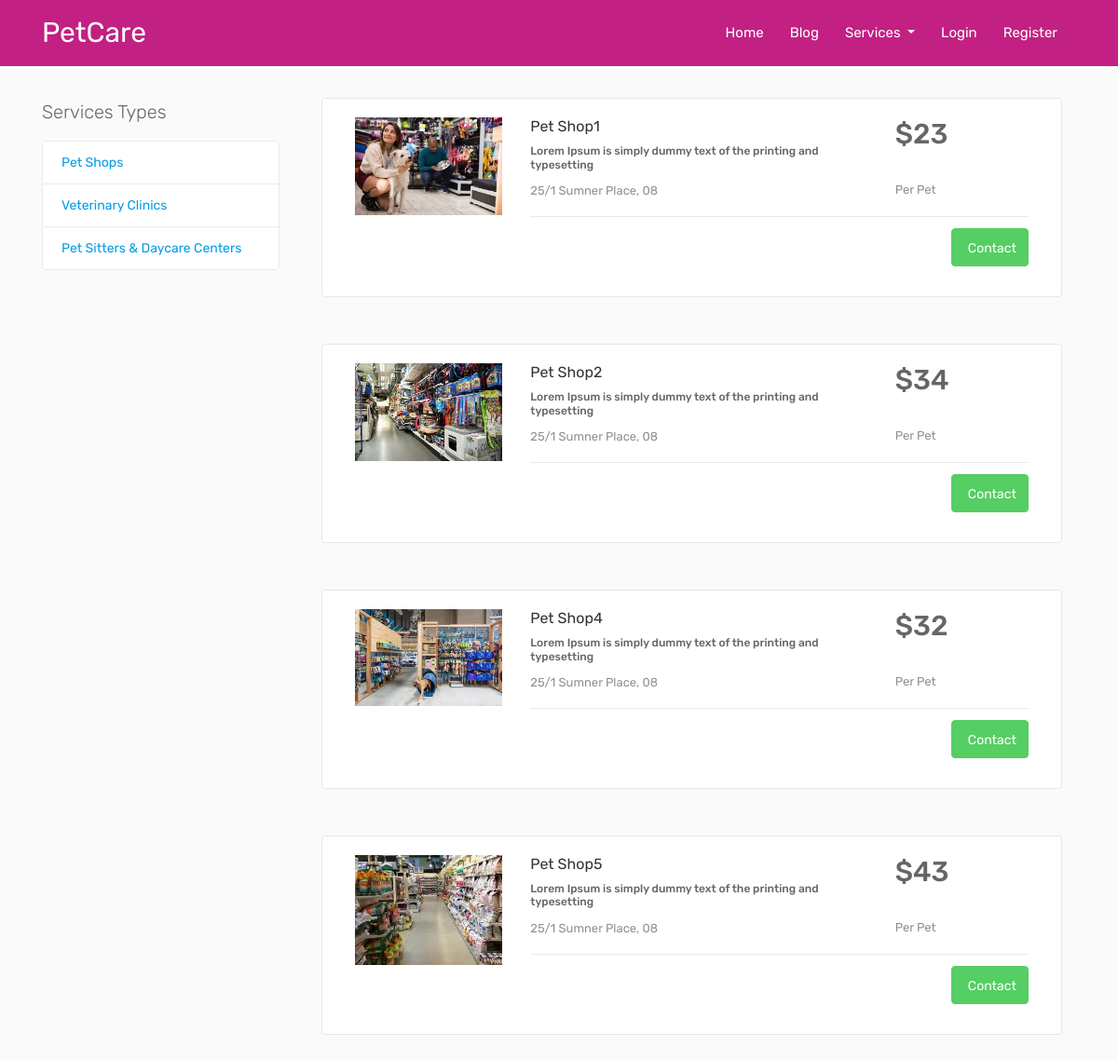
The app's page /services/index.php with its own data.
### tables this page shows
CREATE TABLE `pet_shop` (
  `ps_id` int(10) NOT NULL,
  `ps_name` varchar(100) NOT NULL,
  `ps_email` varchar(100) NOT NULL,
  `ps_profile_title` varchar(255) NOT NULL,
  `ps_about` text NOT NULL,
  `ps_address` varchar(100) NOT NULL,
  `ps_mobNo` varchar(12) NOT NULL,
  `ps_image` varchar(255) NOT NULL,
  `ps_brpp` int(4) NOT NULL,
  `ps_petCount` int(4) NOT NULL,
  `ps_petType` varchar(255) NOT NULL,
  `ps_password` varchar(255) NOT NULL,
  `ps_longitude` double DEFAULT NULL,
  `ps_latitude` double DEFAULT NULL,
  `created_at` datetime NOT NULL DEFAULT current_timestamp(),
  `status` tinyint(4) NOT NULL DEFAULT 0
);

### services/includes/pet_shops.php (the view)
<div class="col-lg-9 col-sm-12 col-md-12">
    <?php
        if (isset($_SESSION['customer_id'])) {
            $customer_id  = $_SESSION['customer_id'];
            $customer_location = "SELECT customer_latitude, customer_longitude FROM customer WHERE customer_id = {$customer_id}";
	        $r = mysqli_query($connection, $customer_location);
            $c_row = mysqli_fetch_assoc($r);
            $customer_latitude = $c_row['customer_latitude'];
            $customer_longitude = $c_row['customer_longitude'];
            $cust_location = ["lat" => (double)$customer_latitude, "lng" => (double)$customer_longitude];
            $locations = [];
            $services_query = "SELECT * FROM pet_shop WHERE status = 1";
            $r = mysqli_query($connection, $services_query);
            $ids = [];
            $informations = [];
            $index = 0;
            if($r){
                while($row = mysqli_fetch_assoc($r)){
                    $ps_latitude = $row['ps_latitude'];
                    $ps_longitude = $row['ps_longitude'];
                    $ps_image = $row['ps_image'];
                    $ps_profile_title = $row['ps_profile_title'];
                    $distance = getDistance($customer_latitude, $customer_longitude, $ps_latitude, $ps_longitude);
                    if($distance <= 2){
                        $ids[$index] = $row['ps_id'];
                        $locations[$index] = ["lat" => (double)$ps_latitude, "lng" => (double)$ps_longitude];
                        $informations[$index] = ["id" => (int)$row['ps_id'], "image" => $ps_image, "title" => $ps_profile_title];
                    }else{
                        continue;
                    }
                    $index++;
                }
            }
            ?>
                <div id="map"></div><br>
                <script>
                    function initMap() {
                        const cust_location = <?php echo json_encode($cust_location)?>;
                        const locations = <?php echo json_encode($locations)?>;
                        const ids = <?php echo json_encode($ids)?>;
                        // console.log(locations)
                        const informations = <?php echo json_encode($informations)?>;
                        var infowindow = new google.maps.InfoWindow();
                        const map = new google.maps.Map(document.getElementById("map"), {
                            zoom: 17,
                            center: cust_location,
                        });
                        const marker = new google.maps.Marker({
                                position: cust_location,
                                map: map,
                            });
                        makeInfoWindowEvent(map, infowindow,
                                '<div class="product-thumbnail" style="width:200px"><h3>My Location</h3>',
                        marker);
                        for(i = 0; i < locations.length; i++){
                            const marker = new google.maps.Marker({
                                position: locations[i],
                                map: map,
                            });
                            makeInfoWindowEvent(map, infowindow,
                                    '<div class="product-thumbnail" style="width:200px"><img width="100%" src="../login_reg/images/pet_shops/' + informations[i]["image"] + '" class="img-thumbnail img-fluid" alt=""></div><h3><a href="#id' + informations[i]["id"] + '">' + informations[i]["title"] + '</a></h3>',
                            marker);
                        }
                        function makeInfoWindowEvent(map, infowindow, contentString, marker) {
                            google.maps.event.addListener(marker, 'click', function() {
                                infowindow.setContent(contentString);
                                infowindow.open(map, marker);
                            });
                        }
                    }
                </script>
            <?php
            $id = implode(",", $ids);
            $query = "SELECT * FROM pet_shop WHERE status = 1 AND ps_id IN ($id)";
        }else{
            $query = "SELECT * FROM pet_shop WHERE status = 1";
        }
        if ($result = mysqli_query($connection, $query)){
            if(mysqli_num_rows($result) > 0){
                while($row = mysqli_fetch_assoc($result)){
                    $ps_id = $row['ps_id'];
                    $ps_name = $row['ps_name'];
                    $ps_profile_title = $row['ps_profile_title'];
                    $ps_address = $row['ps_address'];
                    $ps_brpp = $row['ps_brpp'];
                    $ps_image = $row['ps_image'];
                    $ps_mobNo = $row['ps_mobNo'];
                    ?>
                    <div class="col-sm-12 col-md-12 col-lg-12" id="id<?php echo $ps_id; ?>">
                        <div class="blog grid-blog row">
                            <div class="blog-image col-sm-3">
                                <a href=""><img class="img-fluid" src="../login_reg/images/pet_shops/<?php echo $ps_image?>" alt=""></a>
                            </div>
                            <div class="blog-content col-sm-9">
                                <div class="row">
                                    <div class="col-lg-8">
                                        <h3 class="blog-title"><a href=""><?php echo $ps_name?></a></h3>
                                        <h6><?php echo $ps_profile_title?></h6>
                                        <p><?php echo $ps_address?></p>
                                    </div>
                                    <div class="col-lg-4">
                                        <h2 class="pull-right col-lg-12">$<?php echo $ps_brpp?></h2><br>
                                        <p class="pull-right col-lg-12">Per Pet</p>
                                    </div>
                                </div>
                                <div class="blog-info clearfix">
                                    <div class="post-right">
                                        <?php
                                        if (isset($_SESSION['customer_id'])) {
                                            ?>
                                                <a href="https://msng.link/o/?<?php echo $ps_mobNo?>=wa">
                                                    <button type="submit" class="btn btn-success">
                                                        <i class="fa fa-whatsapp" aria-hidden="true" style="color: white"></i> Contact
                                                    </button>
                                                </a>
                                            <?php
                                        }else{
                                            ?>
                                                <a href="../login_reg/login.php">
                                                    <button type="submit" class="btn btn-success">
                                                        <i class="fa fa-whatsapp" aria-hidden="true" style="color: white"></i> Contact
                                                    </button>
                                                </a>
                                            <?php
                                        }
                                        ?>
                                    </div>
                                </div>
                            </div>
                        </div>
                    </div>
                    <?php
                }
            }else{
                ?>
                    <div class="alert alert-primary" role="alert">
                    There are no any Pet Shops.
                    </div>
                <?php
            }
        }else{
            ?>
                <div class="alert alert-primary" role="alert">
                There are no any Pet Shops.
                </div>
            <?php
        }
    ?>
</div>

### services/includes/header.php (shortened to what this page needs)
<!DOCTYPE html>
<html lang="en">
<head>
    <link rel="stylesheet" type="text/css" href="../admin/assets/css/bootstrap.min.css">
    <link rel="stylesheet" type="text/css" href="../admin/assets/css/style.css">
</head>
<body>
    <div class="main-wrapper">

### services/includes/navigation.php (shortened to what this page needs)
<nav class="navbar navbar-expand-lg navbar-dark fixed-top" style="background-color: #C22083">
    <div class="container">
        <a class="navbar-brand" href="../" style="font-size: 30px">PetCare</a>
        <div class="collapse navbar-collapse" id="navbarResponsive">
            <ul class="navbar-nav ml-auto">
                <li class="nav-item active"><a class="nav-link" style="font-size: 15px;padding-right:20px" href="../index.php">Home</a></li>
                <li class="nav-item active"><a class="nav-link" style="font-size: 15px;padding-right:20px" href="../blog">Blog</a></li>
                <li class="dropdown nav-item active">
                    <a class="dropdown-toggle nav-link" style="font-size: 15px;padding-right:20px" data-toggle="dropdown" href="#" class="custom-a">
                        Services
                    </a>
                </li>
                <?php
                if (!isset($_SESSION['customer_id']) && !isset($_SESSION['ps_id']) && !isset($_SESSION['vc_id']) && !isset($_SESSION['dc_id'])) {
                    ?>
                        <li class="nav-item active"><a class="nav-link" style="font-size: 15px;padding-right:20px" href="../login_reg/login.php">Login</a></li>
                        <li class="nav-item active"><a class="nav-link" style="font-size: 15px;padding-right:20px" href="../login_reg/register.php">Register</a></li>
                    <?php
                }
                ?>
        </ul>
        </div>
    </div>
    </nav>
<br><br><br><br><br>

### services/index.php (shortened to what this page needs)
<?php include("includes/header.php"); ?>
    <?php include("includes/navigation.php"); ?>
    <div class="container">
        <div class="row">
            <div class="col-lg-3 col-sm-12 col-md-12 d-none d-sm-none d-md-none d-lg-block">
                <p class="lead">Services Types</p>
                <div class="list-group">
                    <a href="index.php?service_interface=pet_shops" class="list-group-item">Pet Shops</a>
                    <a href="index.php?service_interface=vet_clinics" class="list-group-item">Veterinary Clinics</a>
                    <a href="index.php?service_interface=pet_sitters" class="list-group-item">Pet Sitters & Daycare Centers</a>
                </div>
            </div>
            <?php
            if (isset($_GET['service_interface'])) {
                $service_interface = $_GET['service_interface'];
                switch ($service_interface) {
                    case 'pet_shops':
                        include("includes/pet_shops.php");
                        break;
                    case 'vet_clinics':
                        include("includes/vet_clinics.php");
                        break;
                    case 'pet_sitters':
                        include("includes/pet_sitters.php");
                        break;
                    default:
                        include("includes/pet_shops.php");
                        break;
                }
            }else{
                include("includes/pet_shops.php");
            }
            ?>
        </div>
    </div>
<?php include("includes/footer.php"); ?>

### services/includes/footer.php (shortened to what this page needs)
</div>
</body>
</html>

### records on screen
pet_shop: ps_image (picture), ps_name "Pet Shop1", ps_profile_title "Lorem Ipsum is simply dummy text of the printing and typesetting", ps_address "25/1 Sumner Place, 08", ps_brpp "23"
pet_shop: ps_image (picture), ps_name "Pet Shop2", ps_profile_title "Lorem Ipsum is simply dummy text of the printing and typesetting", ps_address "25/1 Sumner Place, 08", ps_brpp "34"
pet_shop: ps_image (picture), ps_name "Pet Shop4", ps_profile_title "Lorem Ipsum is simply dummy text of the printing and typesetting", ps_address "25/1 Sumner Place, 08", ps_brpp "32"
pet_shop: ps_image (picture), ps_name "Pet Shop5", ps_profile_title "Lorem Ipsum is simply dummy text of the printing and typesetting", ps_address "25/1 Sumner Place, 08", ps_brpp "43"
